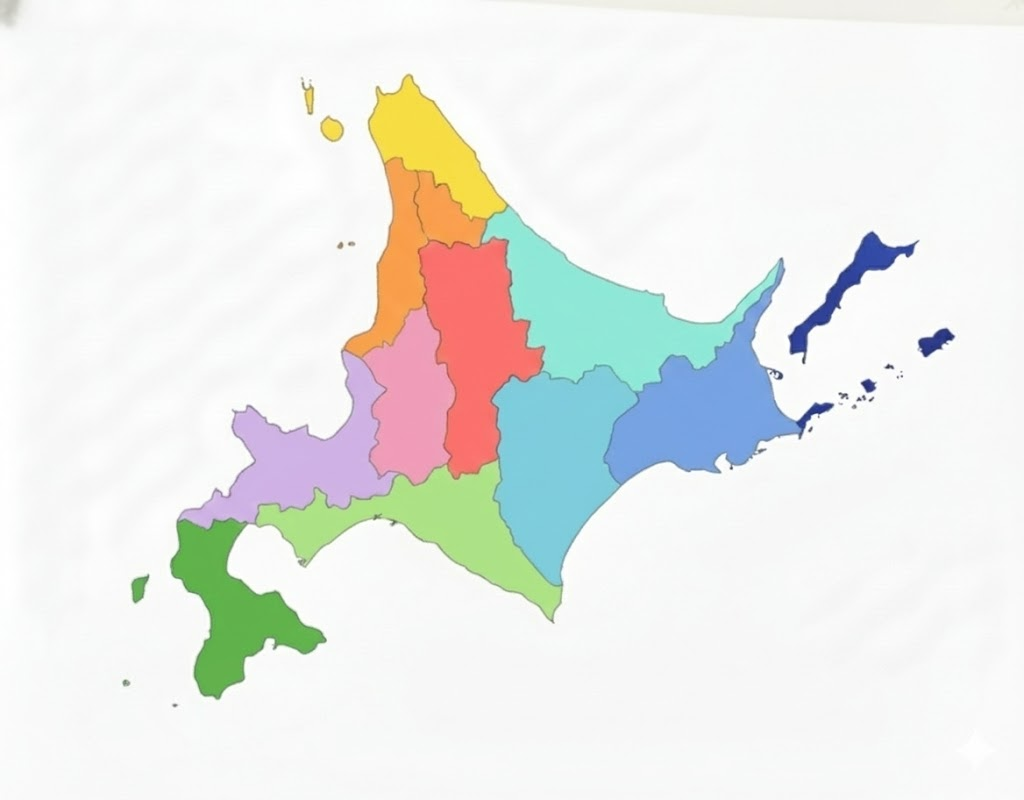
#> input picture images/hokkaido/北海道エリア_文字なし.jpg, 1024 x 800 px
$ python jpg_to_svg_flat_color.py
#> lines starting #> are read from the running program, lines starting #| are printed output that depends on the picture; after the words box and inside, x2 and y2 are one past the last pixel; in counts of white or black regions, pixels touching at a corner belong together
import cv2
import numpy as np
import os

def convert_jpg_map_to_svg(input_path, output_path):
    # 1. 画像を読み込む
#> called with input_path = 'images/hokkaido/北海道エリア_文字なし.jpg', output_path = 'images/hokkaido/hokkaido_map_flat.svg'
    img = cv2.imread(input_path)
#> img is the input picture: shape (800, 1024, 3); mean B, G, R 232.7, 236.1, 234.2
    if img is None:
        print(f"エラー: 画像が見つかりません: {input_path}")
        return

    print(f"画像を読み込みました: {img.shape}")
#| 画像を読み込みました: (800, 1024, 3)

    # ノイズ除去（平滑化）して、色の抽出精度を上げる
    img_blur = cv2.bilateralFilter(img, 9, 75, 75)

    # 2. 色域分離による輪郭抽出
    # 背景（白）と境界線（黒）を除外し、「色がついている部分」だけを取り出すマスクを作成

    # グレースケール化
    gray = cv2.cvtColor(img_blur, cv2.COLOR_BGR2GRAY)
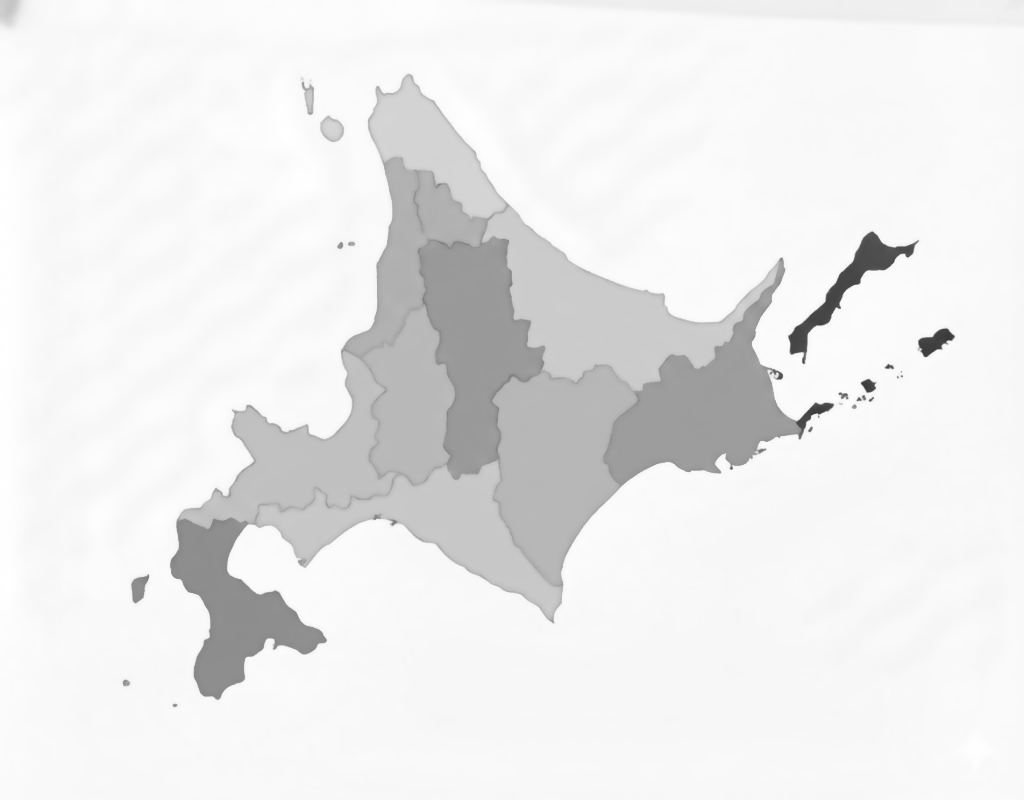
#> gray: shape (800, 1024); min 56, max 255, mean 235.2

    # 白い背景を除去 (閾値 230未満を有効とする) -> これで白以外が残る
    _, mask_no_bg = cv2.threshold(gray, 230, 255, cv2.THRESH_BINARY_INV)
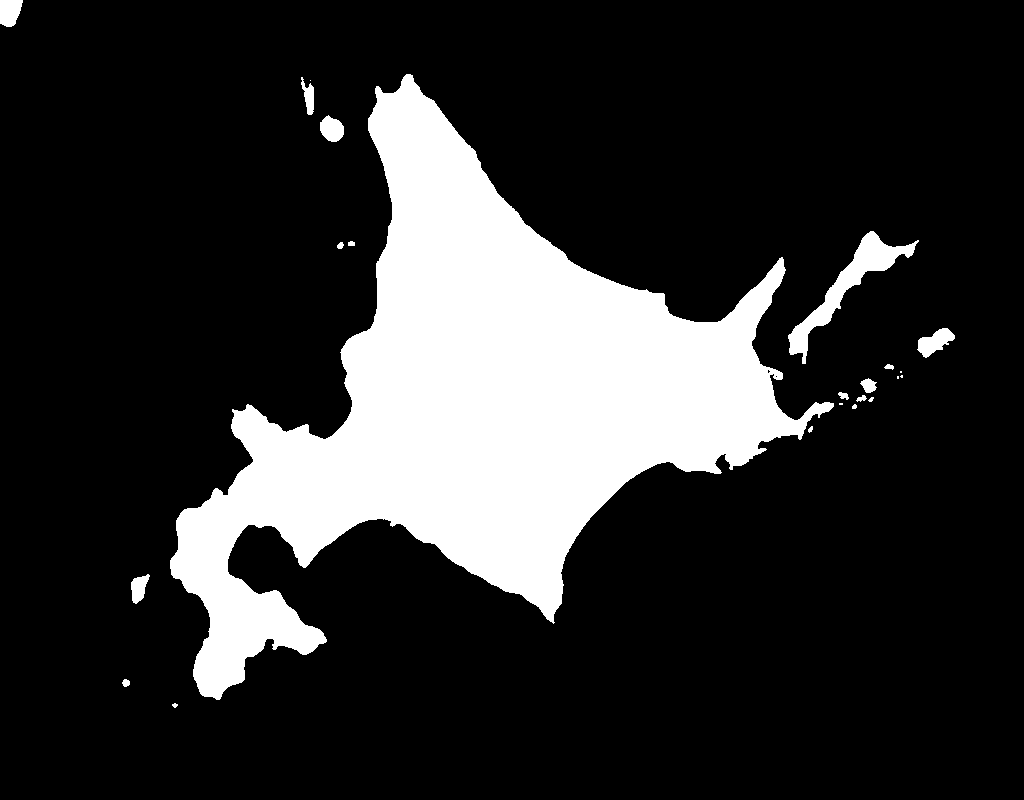
#> mask_no_bg: shape (800, 1024); 18.8% white; 23 white regions (6 under 20 px), largest, box (x1, y1, x2, y2) and area: (170, 74, 834, 700) 147700, (788, 231, 919, 364) 3278, (917, 328, 955, 358) 609

    # 黒い境界線を除去 (閾値 50以上を有効とする) -> これで黒い線が消え、色のエリアが分離する
    _, mask_no_lines = cv2.threshold(gray, 80, 255, cv2.THRESH_BINARY)
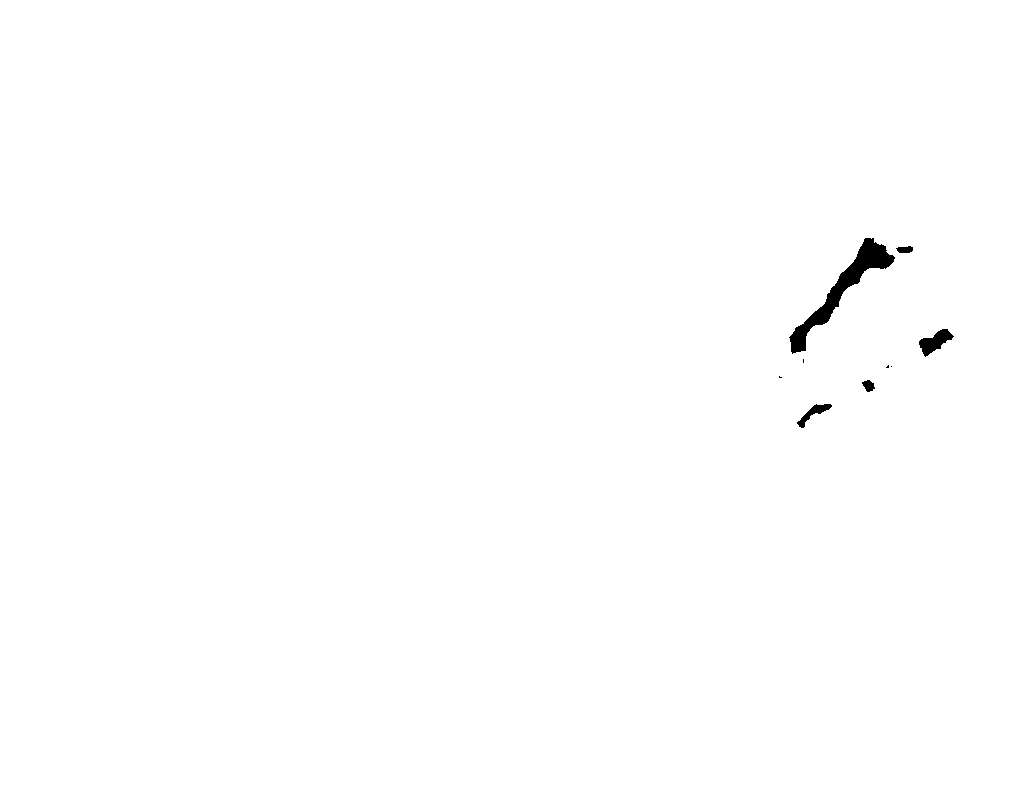
#> mask_no_lines: shape (800, 1024); 99.6% white; 9 black regions (4 under 20 px), largest, box (x1, y1, x2, y2) and area: (789, 238, 895, 354) 2332, (919, 329, 954, 357) 463, (797, 404, 832, 428) 262, (862, 380, 875, 392) 101, (896, 246, 913, 253) 92

    # 両方の条件を満たす部分（＝色がついているエリア）を合成
    color_regions_mask = cv2.bitwise_and(mask_no_bg, mask_no_lines)
#> color_regions_mask: shape (800, 1024); 18.4% white; 23 white regions (6 under 20 px), largest, box (x1, y1, x2, y2) and area: (170, 74, 834, 700) 147434, (788, 231, 919, 364) 850, (0, 0, 23, 27) 502

    # モルフォロジー変換（小さなノイズ除去と、穴埋め）
    kernel = np.ones((3,3), np.uint8)
    # オープニング（収縮→膨張）で細かいゴミを消す
    color_regions_mask = cv2.morphologyEx(color_regions_mask, cv2.MORPH_OPEN, kernel, iterations=2)
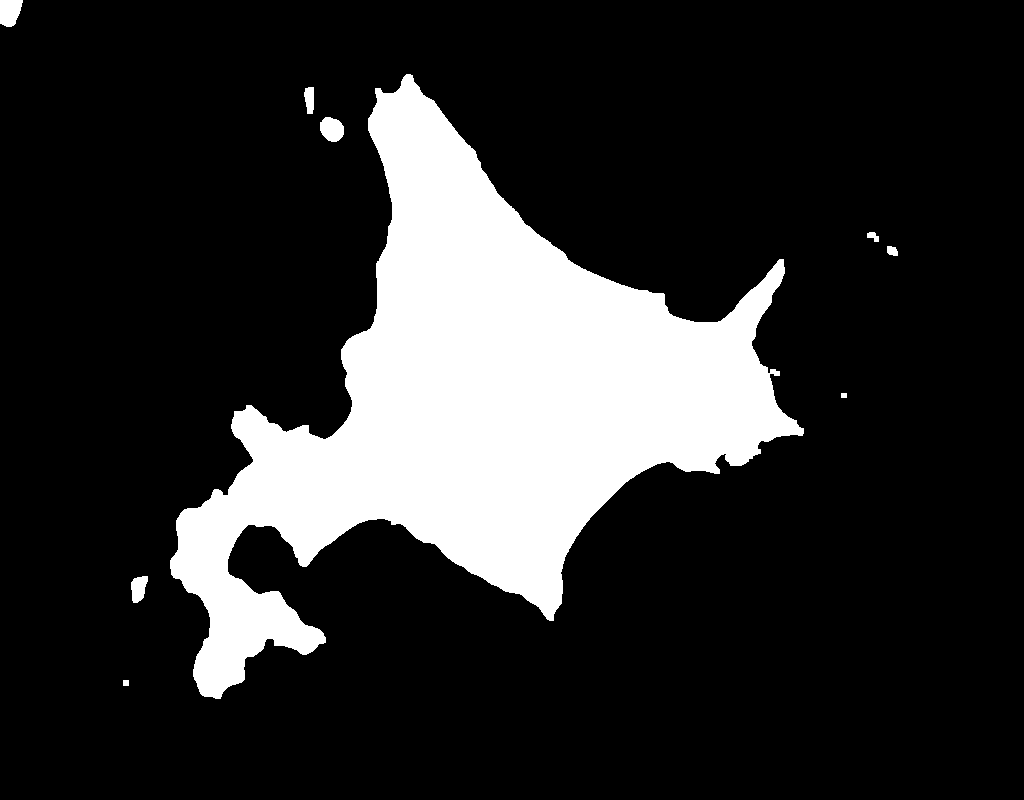
#> color_regions_mask: shape (800, 1024); 18.2% white; 9 white regions, largest, box (x1, y1, x2, y2) and area: (170, 74, 804, 699) 147090, (0, 0, 23, 27) 502, (320, 117, 344, 142) 463
    # クロージング（膨張→収縮）で中身の小さな穴を埋める
    color_regions_mask = cv2.morphologyEx(color_regions_mask, cv2.MORPH_CLOSE, kernel, iterations=2)
#> color_regions_mask: shape (800, 1024); 18.2% white; 9 white regions

    # 3. 輪郭抽出
    contours, _ = cv2.findContours(color_regions_mask, cv2.RETR_EXTERNAL, cv2.CHAIN_APPROX_SIMPLE)
#> contours = 9 contours; largest, box (x1, y1, x2, y2) and area: (170, 74, 804, 699) 145887, (0, 0, 23, 27) 461, (320, 117, 344, 142) 428, (131, 576, 148, 603) 302, (304, 87, 314, 114) 189

    h, w = img.shape[:2]
#> h = 800; w = 1024

    # 4. SVG生成
    with open(output_path, 'w', encoding='utf-8') as f:
        # ヘッダー：背景を白に指定
        f.write(f'<svg width="{w}" height="{h}" viewBox="0 0 {w} {h}" xmlns="http://www.w3.org/2000/svg" style="background-color: #ffffff;">\n')

        for i, cnt in enumerate(contours):
            # 小さすぎるエリア（ゴミ）は無視
            if cv2.contourArea(cnt) < 200:
                continue

            # 輪郭の近似（滑らかにする）
            epsilon = 0.002 * cv2.arcLength(cnt, True)
            approx = cv2.approxPolyDP(cnt, epsilon, True)

            # パスデータの作成
            path_data = "M"
            for point in approx:
                x, y = point[0]
                path_data += f" {x},{y}"
            path_data += " Z"

            # --- 色の均一化処理 ---
            # その輪郭の内側の色を取得する
            mask = np.zeros(gray.shape, dtype=np.uint8)
            cv2.drawContours(mask, [cnt], -1, 255, cv2.FILLED)

            # 境界線付近の混色を避けるため、マスクを少しだけ縮小(erode)して中心部の色を取る
            mask_eroded = cv2.erode(mask, kernel, iterations=3)

            # マスク内の色の平均値または中央値を取得
            # ここでは「中央値(median)」を使うことで、ノイズの影響を受けずに「そのエリアの代表色」を取得する
            mean_val = cv2.mean(img, mask=mask_eroded) # BGRの平均

            # 色情報の取得 (BGR -> HEX)
            # 平均値だと境界線の黒が混じって暗くなる場合があるので、少し明るさを補正しても良いが
            # ここではシンプルに抽出した色を使う
            b, g, r = int(mean_val[0]), int(mean_val[1]), int(mean_val[2])
            hex_color = f"#{r:02x}{g:02x}{b:02x}"

            # パスの書き込み
            # fill: 抽出した均一な色
            # stroke: 境界線（元の画像の黒い線は消えているので、SVG側で細いグレーの線を引くときれい）
            f.write(f'  <path id="path_{i}" d="{path_data}" fill="{hex_color}" stroke="#888888" stroke-width="1" />\n')
#> this loop made 9 passes
#> (epsilon, mean_val, b, g, r, hex_color) on passes 2, 6, 8, 9: (0.149, (88.43, 172.9, 102.6, 0), 88, 172, 102, '#66ac58'), (0.156, (84.21, 220.5, 245.4, 0), 84, 220, 245, '#f5dc54'), (5.9, (165.5, 182.8, 176, 0), 165, 182, 176, '#b0b6a5'), (0.178, (197, 204.7, 204.4, 0), 197, 204, 204, '#ccccc5')
#> cnt on passes 1, 3: [[123, 680], [123, 685], [128, 685], [128, 680]], [[841, 393], [841, 397], [846, 397], [846, 393]]
#> pass 2, in convert_jpg_map_to_svg, `mask_eroded = cv2.erode(mask, kernel, iterations=3)`:
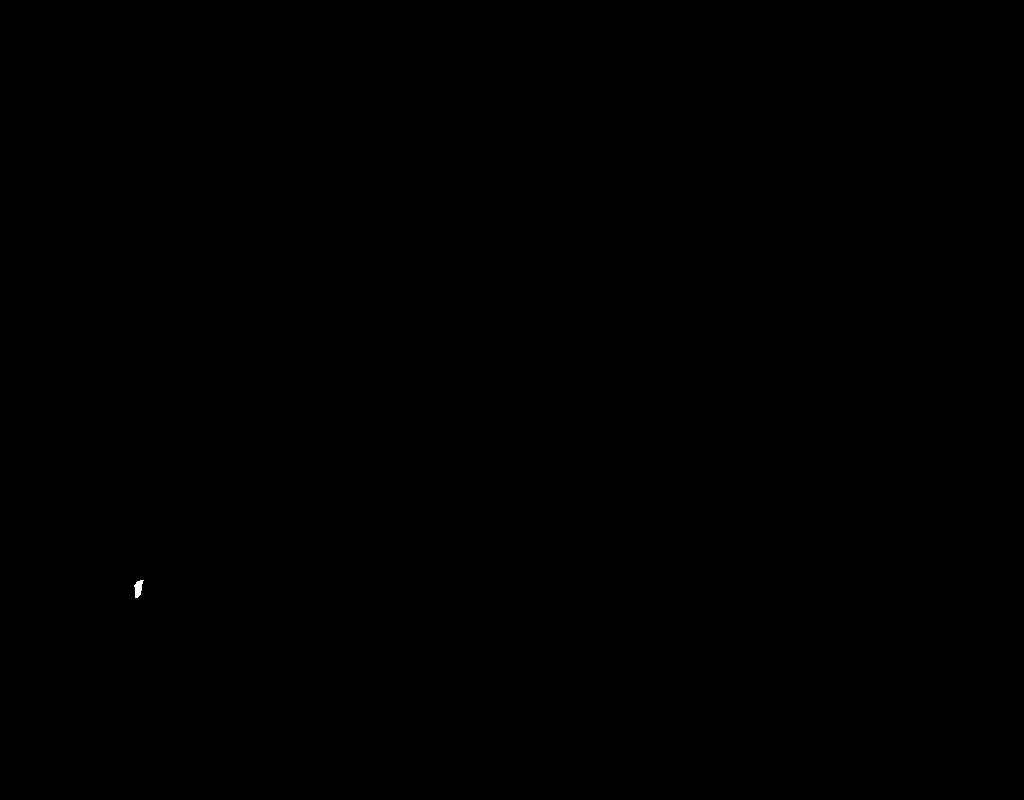
#> mask_eroded: shape (800, 1024); 0.01% white; 1 white region, box (x1, y1, x2, y2) and area: (134, 580, 144, 598) 111
#> after the loop: mask: shape (800, 1024); 0.06% white; 1 white region, box (x1, y1, x2, y2) and area: (0, 0, 23, 27) 504

        f.write('</svg>')

    print(f"変換完了: {output_path}")
    print("・背景を白に設定しました。")
    print("・各エリアを均一な色（代表色）で塗りつぶしました。")

# --- 実行設定 ---
# 入力ファイル（JPG）
input_file = 'images/hokkaido/北海道エリア_文字なし.jpg'
# 出力ファイル
output_file = 'images/hokkaido/hokkaido_map_flat.svg'

# 実行
if os.path.exists(input_file):
    convert_jpg_map_to_svg(input_file, output_file)
else:
    print(f"ファイルが見つかりません: {input_file}")
    # 開発環境でのパス調整用（無視してください）
    convert_jpg_map_to_svg('北海道エリア_文字なし.jpg', 'hokkaido_map_flat.svg')

$ run again, with images/hokkaido/北海道エリア.png saved as images/hokkaido/北海道エリア_文字なし.jpg
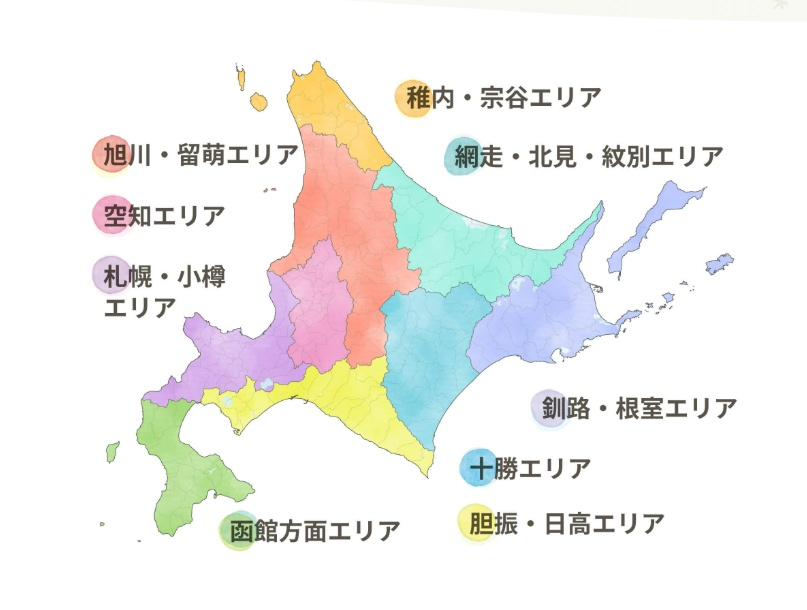
#> input picture images/hokkaido/北海道エリア.png, 807 x 610 px
#> in convert_jpg_map_to_svg, img is the input picture: shape (610, 807, 3); mean B, G, R 237, 240.1, 240.4
#| 画像を読み込みました: (610, 807, 3)
#> in convert_jpg_map_to_svg, `_, mask_no_bg = cv2.threshold(gray, 230, 255, cv2.THRESH_BINARY_INV)`:
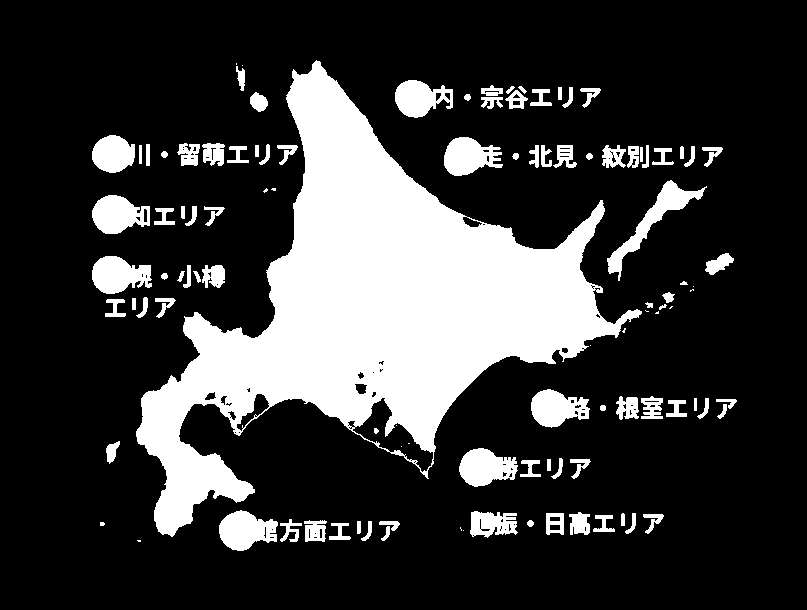
#> mask_no_bg: shape (610, 807); 22% white; 109 white regions (18 under 20 px), largest, box (x1, y1, x2, y2) and area: (136, 60, 642, 537) 82314, (607, 180, 707, 281) 1863, (219, 510, 278, 551) 1626
#> mask_no_lines: shape (610, 807); 99.7% white; black in thin lines or dots, all inside (x1, y1, x2, y2) = (104, 86, 564, 542)
#> contours = 45 contours, 16 with area under 20; largest, box (x1, y1, x2, y2) and area: (136, 61, 640, 535) 80852, (608, 181, 703, 273) 1687, (219, 511, 277, 551) 1418, (459, 448, 514, 486) 1360, (92, 256, 151, 294) 1334
#> the loop in convert_jpg_map_to_svg, `for i, cnt in enumerate(contours):` made 45 passes
#> cnt on passes 2, 3, 7, 10, 13, 14, 16, 21: [[528, 521], [528, 525], [532, 525], [532, 521]], [[658, 514], [658, 518], [662, 518], [662, 514]], [[528, 460], [528, 464], [532, 464], [532, 460]], [[674, 400], [674, 416], [678, 416], [678, 400]], [[113, 299], [113, 303], [117, 303], [117, 299]], [[143, 298], [143, 307], [147, 307], [147, 298]], [[162, 274], [162, 278], [166, 278], [166, 274]], [[162, 208], [162, 212], [166, 212], [166, 208]]
#> after the loop in convert_jpg_map_to_svg, `for i, cnt in enumerate(contours):`:
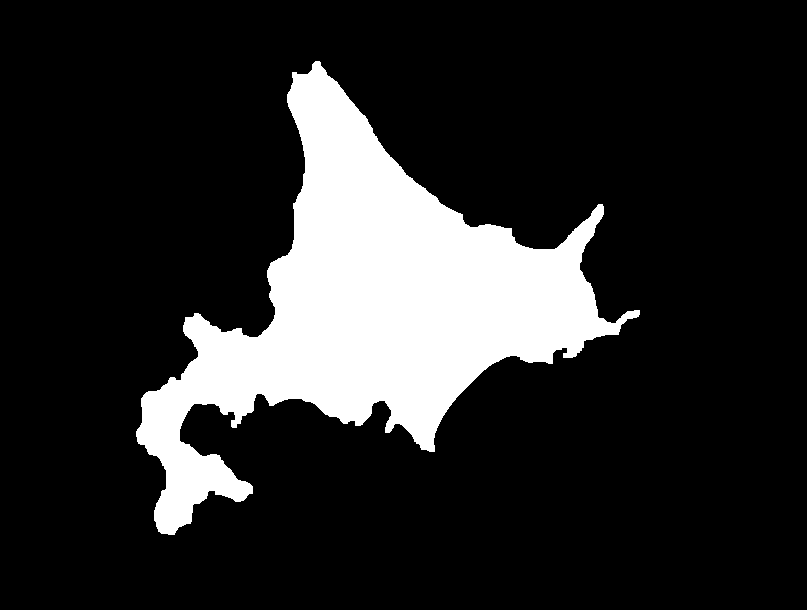
#> mask: shape (610, 807); 16.6% white; 1 white region, box (x1, y1, x2, y2) and area: (136, 61, 640, 535) 81878
